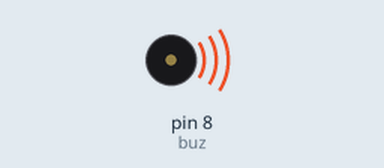
Recording of a sketch running on a simulated Arduino Uno, built with avr-gcc and run on an emulated ATmega328P. On the bench: buzzer (waves = sounding).

Above: at 0.1 s.
At 6.7 s:
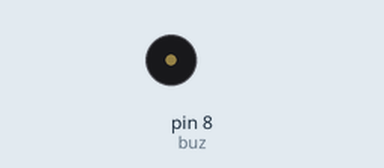
Timing chart, 0 to 8.2 s (numbered marks = the images above):
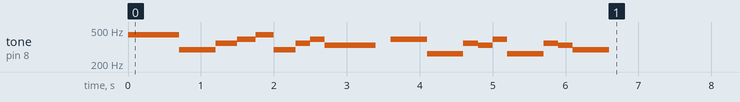

The sketch:

tocadormusica.ino
```cpp
/*Desenvolvido pelo site MundoProjetado
Código que toca uma música. Basta colocar as notas da musica em ordem na variavel musica abaixo
No fim das notas escreva "Fim"
Não use acentos e escreva a primeira letra maiuscula e a segunda minuscula
Logo depois defina, tambem em ordem, o tempo de cada nota
NOTAS DISPONÍVEIS:
Do, Re, Mi, Fa, Sol, La, Si, Do#, Re#, Fa#, Sol#, La#
*/
char buz = 8;
char* musica[] = {"La","Re","Fa","Sol","La","Re", "Fa", "Sol", "Mi", "Pausa", "Sol", "Do", "Fa", "Mi", "Sol", "Do", "Fa", "Mi", "Re", "Fim"}; //Game of Thrones
int duracao[] = {700, 500, 300, 250, 250, 300, 200, 200, 700, 200, 500, 500, 200, 200, 200, 500, 200, 200, 500};

/*char* starwars[] = {"La","Pausa","La","Pausa","La","Pausa","Fa","Do","La","Pausa","Fa","Do","La","Pausa","Mi","Pausa","Mi","Pausa","Mi","Pausa","Fa","Do","Sol","Pausa","Fa","Do","La","Pausa","La","Pausa","La","Pausa","La","Pausa","La","Pausa","Sol#","Pausa","Sol","Fa#","Fa","Fa#","Fim"}; //Marcha Imperial
int dur[] = {400, 100, 400, 100, 400, 100, 300, 200, 300, 100, 300, 200, 300, 200, 400, 100, 400, 100, 400, 100, 300, 300, 200, 100 , 300, 300, 200, 200, 400, 50, 400, 50, 400, 50, 400, 50, 300, 50, 300, 200, 200, 200};
*/

void setup(){
  pinMode(buz, OUTPUT);
  tocar(musica,duracao);
  //tocar(starwars,dur);
}
void loop(){
}
  void tocar(char* mus[], int tempo[]){
  int tom = 0;
  for(int i = 0; mus[i]!="Fim";i++){
  if(mus[i] == "Do") tom = 262;
  if(mus[i] == "Re") tom = 294;
  if(mus[i] == "Mi") tom = 330;
  if(mus[i] == "Fa") tom = 349;
  if(mus[i] == "Sol") tom = 392;
  if(mus[i] == "La") tom = 440;
  if(mus[i] == "Si") tom = 494;
  if(mus[i] == "Do#") tom = 528;
  if(mus[i] == "Re#") tom = 622;
  if(mus[i] == "Fa#") tom = 370;
  if(mus[i] == "Sol#") tom = 415;
  if(mus[i] == "La#") tom = 466;
  if(mus[i] == "Pausa") tom = 0;
  tone(buz, tom, tempo[i]);
  delay(tempo[i]);
}
}
```
